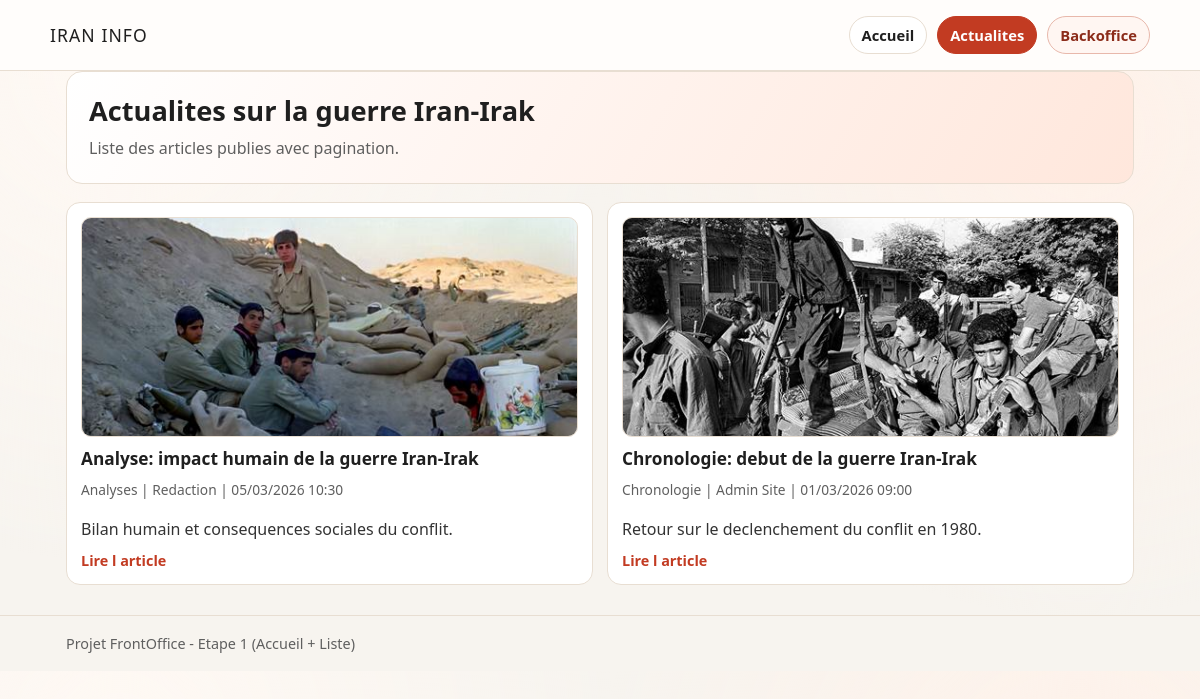
The page /actualites.html on the database as committed earlier.
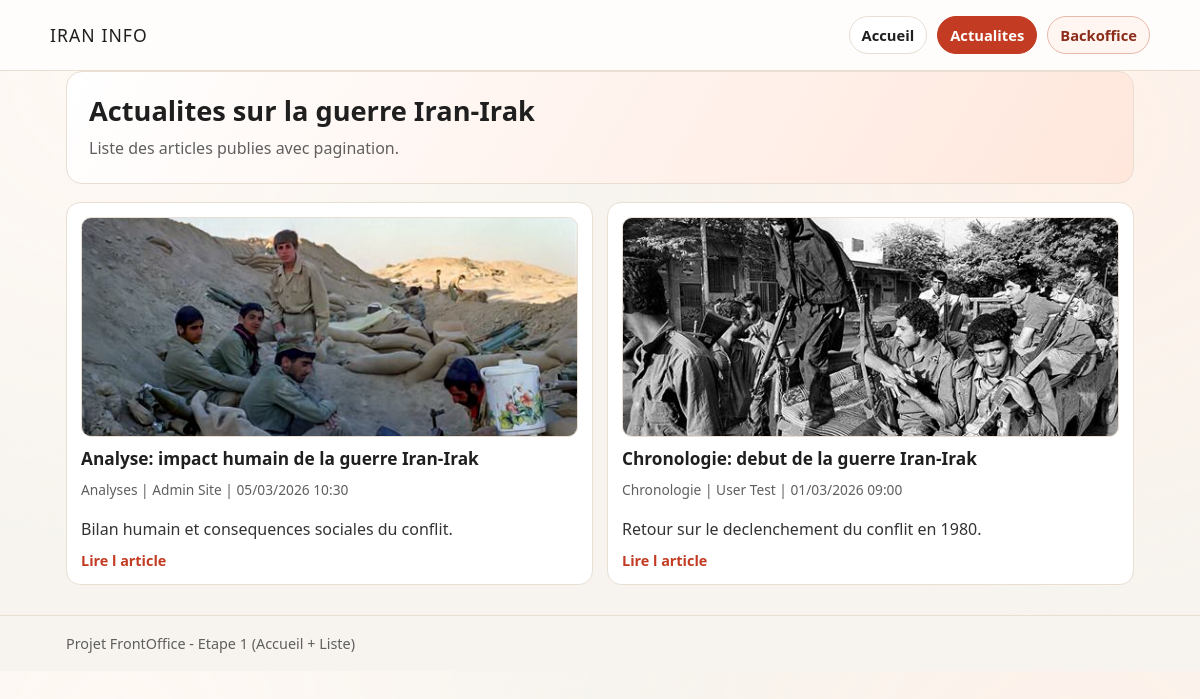
The same page on the database as committed later.
### tables this page shows
CREATE TABLE articles (
  id BIGINT UNSIGNED AUTO_INCREMENT PRIMARY KEY,
  conflict_id BIGINT UNSIGNED NULL,
  category_id BIGINT UNSIGNED NOT NULL,
  author_id BIGINT UNSIGNED NOT NULL,
  title VARCHAR(220) NOT NULL,
  slug VARCHAR(240) NOT NULL UNIQUE,
  excerpt TEXT NOT NULL,
  content LONGTEXT NOT NULL,
  cover_image_url VARCHAR(255) NULL,
  cover_image_alt VARCHAR(255) NULL,
  status ENUM('draft', 'published', 'archived') NOT NULL DEFAULT 'draft',
  published_at DATETIME NULL,
  created_at TIMESTAMP NOT NULL DEFAULT CURRENT_TIMESTAMP,
  updated_at TIMESTAMP NOT NULL DEFAULT CURRENT_TIMESTAMP ON UPDATE CURRENT_TIMESTAMP,
  CONSTRAINT fk_articles_conflict FOREIGN KEY (conflict_id) REFERENCES conflicts(id) ON DELETE SET NULL,
  CONSTRAINT fk_articles_category FOREIGN KEY (category_id) REFERENCES categories(id) ON DELETE RESTRICT,
  CONSTRAINT fk_articles_author FOREIGN KEY (author_id) REFERENCES users(id) ON DELETE RESTRICT,
  INDEX idx_articles_status_published (status, published_at),
  INDEX idx_articles_category (category_id)
);

CREATE TABLE categories (
  id BIGINT UNSIGNED AUTO_INCREMENT PRIMARY KEY,
  name VARCHAR(120) NOT NULL,
  slug VARCHAR(140) NOT NULL UNIQUE,
  description TEXT NULL,
  created_at TIMESTAMP NOT NULL DEFAULT CURRENT_TIMESTAMP,
  updated_at TIMESTAMP NOT NULL DEFAULT CURRENT_TIMESTAMP ON UPDATE CURRENT_TIMESTAMP
);

CREATE TABLE users (
  id BIGINT UNSIGNED AUTO_INCREMENT PRIMARY KEY,
  full_name VARCHAR(120) NOT NULL,
  email VARCHAR(160) NOT NULL UNIQUE,
  password_hash VARCHAR(255) NOT NULL,
  role ENUM('admin', 'editor', 'author') NOT NULL DEFAULT 'author',
  is_active TINYINT(1) NOT NULL DEFAULT 1,
  created_at TIMESTAMP NOT NULL DEFAULT CURRENT_TIMESTAMP,
  updated_at TIMESTAMP NOT NULL DEFAULT CURRENT_TIMESTAMP ON UPDATE CURRENT_TIMESTAMP
);

### package/modules.php (the view, shortened to what the rows shown need)
<?php
function e(string $value): string
{
	return htmlspecialchars($value, ENT_QUOTES, 'UTF-8');
}
function formatDate(?string $date): string
{
	$timestamp = strtotime($date);
	return date('d/m/Y H:i', $timestamp);
}
function buildNewsUrl(int $page): string
{
	if ($page <= 1) {
		return '/actualites.html';
	}
	return '/actualites-' . $page . '.html';
}
function buildArticleUrl(string $slug): string
{
	$slug = trim($slug);
	return '/article/' . rawurlencode($slug) . '.html';
}
function getPreferredImageSource(array $article): string
{
	$slug = (string) ($article['slug'] ?? '');
	$localBySlug = [
		'chronologie-debut-guerre-iran-irak' => '/package/assets/images/real/chronologie-khorramshahr.jpg',
		'analyse-impact-humain-guerre-iran-irak' => '/package/assets/images/real/impact-humain-defapress.jpg',
		'diplomatie-regionale-discussions-recentes' => '/package/assets/images/real/diplomatie-iran-turquie.jpg',
		'actualites-nouvelles-sanctions-energie-iran' => '/package/assets/images/real/diplomatie-iran-turquie.jpg',
		'humanitaire-aide-medicale-zones-frontalieres' => '/package/assets/images/real/impact-humain-defapress.jpg',
		'diplomatie-reprise-negociations-indirectes-oman' => '/package/assets/images/real/diplomatie-iran-turquie.jpg',
		'analyse-cybersecurite-infrastructures-critiques-iran' => '/package/assets/images/real/diplomatie-iran-turquie.jpg',
		'actualites-tensions-maritimes-golfe' => '/package/assets/images/real/chronologie-khorramshahr.jpg',
	];
	if (isset($localBySlug[$slug])) {
		return $localBySlug[$slug];
	}
	return '/package/assets/images/real/impact-humain-defapress.jpg';
}
function buildLocalVariantImageUrl(string $sourceUrl, int $targetWidth): ?string
{
	$path = parse_url($sourceUrl, PHP_URL_PATH);
	$normalizedPath = '/' . ltrim($path, '/');
	$publicPrefix = '/package/assets/images/real/';
	$fileName = basename($normalizedPath);
	if (!preg_match('/^(.+?)(?:-(320|520|760))?\\.jpg$/', $fileName, $matches)) {
		return $normalizedPath;
	}
	$baseName = $matches[1];
	$availableSizes = [320, 520, 760];
	$selectedSize = 760;
	foreach ($availableSizes as $size) {
		if ($targetWidth <= $size) {
			$selectedSize = $size;
			break;
		}
	}
	$variantPublicPath = $publicPrefix . $baseName . '-' . $selectedSize . '.jpg';
	$variantFilePath = __DIR__ . '/assets/images/real/' . $baseName . '-' . $selectedSize . '.jpg';
	if (is_file($variantFilePath)) {
		return $variantPublicPath;
	}
	$originalPublicPath = $publicPrefix . $baseName . '.jpg';
	$originalFilePath = __DIR__ . '/assets/images/real/' . $baseName . '.jpg';
	if (is_file($originalFilePath)) {
		return $originalPublicPath;
	}
	return $normalizedPath;
}
function buildOptimizedImageUrl(string $sourceUrl, int $targetWidth = 760): string
{
	$sourceUrl = trim($sourceUrl);
	$targetWidth = max(120, min($targetWidth, 1600));
	$localVariant = buildLocalVariantImageUrl($sourceUrl, $targetWidth);
	if ($localVariant !== null) {
		return $localVariant;
	}
	$path = parse_url($sourceUrl, PHP_URL_PATH);
	$relativePath = ltrim($path, '/');
	$commonsPrefix = 'wikipedia/commons/';
	$originalPath = substr($relativePath, strlen($commonsPrefix));
	$segments = explode('/', $originalPath);
	$fileName = rawurldecode((string) end($segments));
	$directory = implode('/', array_slice($segments, 0, -1));
	$fileNameEncoded = rawurlencode($fileName);
	return 'https://upload.wikimedia.org/wikipedia/commons/thumb/'
		. $directory
		. '/'
		. $fileNameEncoded
		. '/'
		. $targetWidth
		. 'px-'
		. $fileNameEncoded;
}
$pageParam = isset($_GET['page']) ? (string) $_GET['page'] : 'home';
$articleSlug = trim((string) ($_GET['slug'] ?? ''));
$view = 'home';
$errorCode = null;
$errorTitle = '';
$errorDescription = '';
if ($pageParam === 'not_found') {
	$view = 'not_found';
	$errorCode = 404;
	http_response_code(404);
	$errorTitle = 'Page introuvable';
	$errorDescription = 'La page demandee n existe pas ou plus. Retourne a l accueil ou consulte les actualites.';
} elseif ($pageParam === 'actualites') {
	$view = 'actualites';
} elseif ($pageParam !== 'home') {
	$view = 'not_found';
	$errorCode = 404;
	http_response_code(404);
	$errorTitle = 'Page introuvable';
	$errorDescription = 'La page demandee n existe pas ou plus. Retourne a l accueil ou consulte les actualites.';
}
$currentPage = max(1, (int) ($_GET['p'] ?? 1));
$homeData = ['latest_articles' => [], 'featured_dossiers' => []];
$newsData = [
	'items' => [],
	'pagination' => ['page' => 1, 'per_page' => 6, 'total_items' => 0, 'total_pages' => 0],
];
$errorMessage = '';
if ($errorCode === null) {
	try {
		$frontOfficeModel = new FrontOfficeModel();
		if ($view === 'home') {
			$homeData = $frontOfficeModel->getHomePageData(6, 3);
		} elseif ($view === 'actualites') {
			$newsData = $frontOfficeModel->getArticlesPage($currentPage, 6);
		} elseif ($view === 'article') {
			$articleData = $frontOfficeModel->getArticleDetailBySlug($articleSlug);
		}
	} catch (Throwable $exception) {
		$errorMessage = 'Erreur de connexion ou de lecture des donnees: ' . $exception->getMessage();
		$errorCode = 500;
		http_response_code(500);
		$errorTitle = 'Erreur serveur';
		$errorDescription = 'Une erreur s est produite lors du chargement de la page. Merci de reessayer dans quelques instants.';
	}
}
$homeUrl = '/';
$newsUrl = buildNewsUrl(1);
$styleUrl = '/package/assets/css/style.css';
?>
<!DOCTYPE html>
<html lang="fr">
<head>
	<link rel="stylesheet" href="<?php echo e($styleUrl); ?>">
</head>
<body>
	<main class="wrap">
		<?php if ($errorCode !== null): ?>
			<section class="hero">
				<h1><?php echo e($errorTitle !== '' ? $errorTitle : ($errorCode === 404 ? 'Page introuvable' : 'Erreur serveur')); ?></h1>
				<p><?php echo e($errorDescription !== '' ? $errorDescription : 'Un probleme est survenu.'); ?></p>
				<?php if ($errorCode === 500 && $errorMessage !== ''): ?>
					<div class="notice"><?php echo e($errorMessage); ?></div>
				<?php endif; ?>
				<div style="margin-top:12px; display:flex; gap:10px; flex-wrap:wrap;">
					<a class="nav-link" href="<?php echo e($homeUrl); ?>">Retour a l accueil</a>
					<a class="nav-link" href="<?php echo e($newsUrl); ?>">Voir les actualites</a>
				</div>
			</section>
		<?php else: ?>
		<?php if ($view === 'home'): ?>
			<section class="hero">
				<h1>Guerre Iran-Irak: dernieres actualites et dossiers</h1>
				<p>FrontOffice d information sur le conflit Iran-Irak: suivi editorial, chronologie, analyses et impacts humanitaires.</p>
			</section>
			<section>
				<h2 class="section-title">Dernieres actualites</h2>
				<div class="grid">
					<?php foreach ($homeData['latest_articles'] as $article): ?>
						<article class="card">
							<?php $coverUrl = getPreferredImageSource($article); ?>
							<?php $coverAlt = (string) ($article['cover_image_alt'] ?? $article['title'] ?? 'Image article'); ?>
							<?php if ($coverUrl !== ''): ?>
								<?php $coverHomeUrl = buildOptimizedImageUrl($coverUrl, 320); ?>
								<img
									class="card-image"
									src="<?php echo e($coverHomeUrl); ?>"
									srcset="<?php echo e($coverHomeUrl); ?> 320w"
									sizes="320px"
									width="320"
									height="180"
									alt="<?php echo e($coverAlt); ?>"
									loading="lazy"
									decoding="async"
								>
							<?php endif; ?>
							<h3><a class="card-title-link" href="<?php echo e(buildArticleUrl((string) $article['slug'])); ?>"><?php echo e((string) $article['title']); ?></a></h3>
							<div class="meta">
								<?php echo e((string) $article['category_name']); ?> | <?php echo e((string) $article['author_name']); ?> | <?php echo e(formatDate((string) $article['published_at'])); ?>
							</div>
							<p class="excerpt"><?php echo e((string) $article['excerpt']); ?></p>
							<a class="card-read" href="<?php echo e(buildArticleUrl((string) $article['slug'])); ?>">Lire l article</a>
						</article>
					<?php endforeach; ?>
				</div>
			</section>
			<section>
				<h2 class="section-title">Dossiers mis en avant</h2>
				<div class="grid">
					<?php foreach ($homeData['featured_dossiers'] as $article): ?>
						<article class="card">
							<?php $coverUrl = getPreferredImageSource($article); ?>
							<?php $coverAlt = (string) ($article['cover_image_alt'] ?? $article['title'] ?? 'Image article'); ?>
							<?php if ($coverUrl !== ''): ?>
								<?php $coverHomeUrl = buildOptimizedImageUrl($coverUrl, 320); ?>
								<img
									class="card-image"
									src="<?php echo e($coverHomeUrl); ?>"
									srcset="<?php echo e($coverHomeUrl); ?> 320w"
									sizes="320px"
									width="320"
									height="180"
									alt="<?php echo e($coverAlt); ?>"
									loading="lazy"
									decoding="async"
								>
							<?php endif; ?>
							<h3><a class="card-title-link" href="<?php echo e(buildArticleUrl((string) $article['slug'])); ?>"><?php echo e((string) $article['title']); ?></a></h3>
							<div class="meta">
								<?php echo e((string) $article['category_name']); ?> | <?php echo e(formatDate((string) $article['published_at'])); ?>
							</div>
							<p class="excerpt"><?php echo e((string) $article['excerpt']); ?></p>
							<a class="card-read" href="<?php echo e(buildArticleUrl((string) $article['slug'])); ?>">Lire l article</a>
						</article>
					<?php endforeach; ?>
				</div>
			</section>
		<?php elseif ($view === 'actualites'): ?>
			<section class="hero">
				<h1>Actualites sur la guerre Iran-Irak</h1>
			</section>
			<section>
				<div class="grid">
					<?php foreach ($newsData['items'] as $article): ?>
						<article class="card">
							<?php $coverUrl = getPreferredImageSource($article); ?>
							<?php $coverAlt = (string) ($article['cover_image_alt'] ?? $article['title'] ?? 'Image article'); ?>
							<?php if ($coverUrl !== ''): ?>
								<?php $coverSmallUrl = buildOptimizedImageUrl($coverUrl, 320); ?>
								<?php $coverMediumUrl = buildOptimizedImageUrl($coverUrl, 520); ?>
								<?php $coverLargeUrl = buildOptimizedImageUrl($coverUrl, 760); ?>
								<img
									class="card-image"
									src="<?php echo e($coverMediumUrl); ?>"
									srcset="<?php echo e($coverSmallUrl); ?> 320w, <?php echo e($coverMediumUrl); ?> 520w, <?php echo e($coverLargeUrl); ?> 760w"
									sizes="(max-width: 768px) 92vw, (max-width: 1200px) 42vw, 320px"
									width="520"
									height="293"
									alt="<?php echo e($coverAlt); ?>"
									loading="lazy"
									decoding="async"
								>
							<?php endif; ?>
							<h2><a class="card-title-link" href="<?php echo e(buildArticleUrl((string) $article['slug'])); ?>"><?php echo e((string) $article['title']); ?></a></h2>
							<div class="meta">
								<?php echo e((string) $article['category_name']); ?> | <?php echo e((string) $article['author_name']); ?> | <?php echo e(formatDate((string) $article['published_at'])); ?>
							</div>
							<p class="excerpt"><?php echo e((string) $article['excerpt']); ?></p>
							<a class="card-read" href="<?php echo e(buildArticleUrl((string) $article['slug'])); ?>">Lire l article</a>
						</article>
					<?php endforeach; ?>
				</div>
			</section>
		<?php endif; ?>
		<?php endif; ?>
	</main>
</body>
</html>

Rows that differ between the two databases and show on the page:
changed through a linked row, articles "Analyse: impact humain de la guerre Iran-Irak": author.full_name "Redaction" → "Admin Site"
changed through a linked row, articles "Chronologie: debut de la guerre Iran-Irak": author.full_name "Admin Site" → "User Test"
